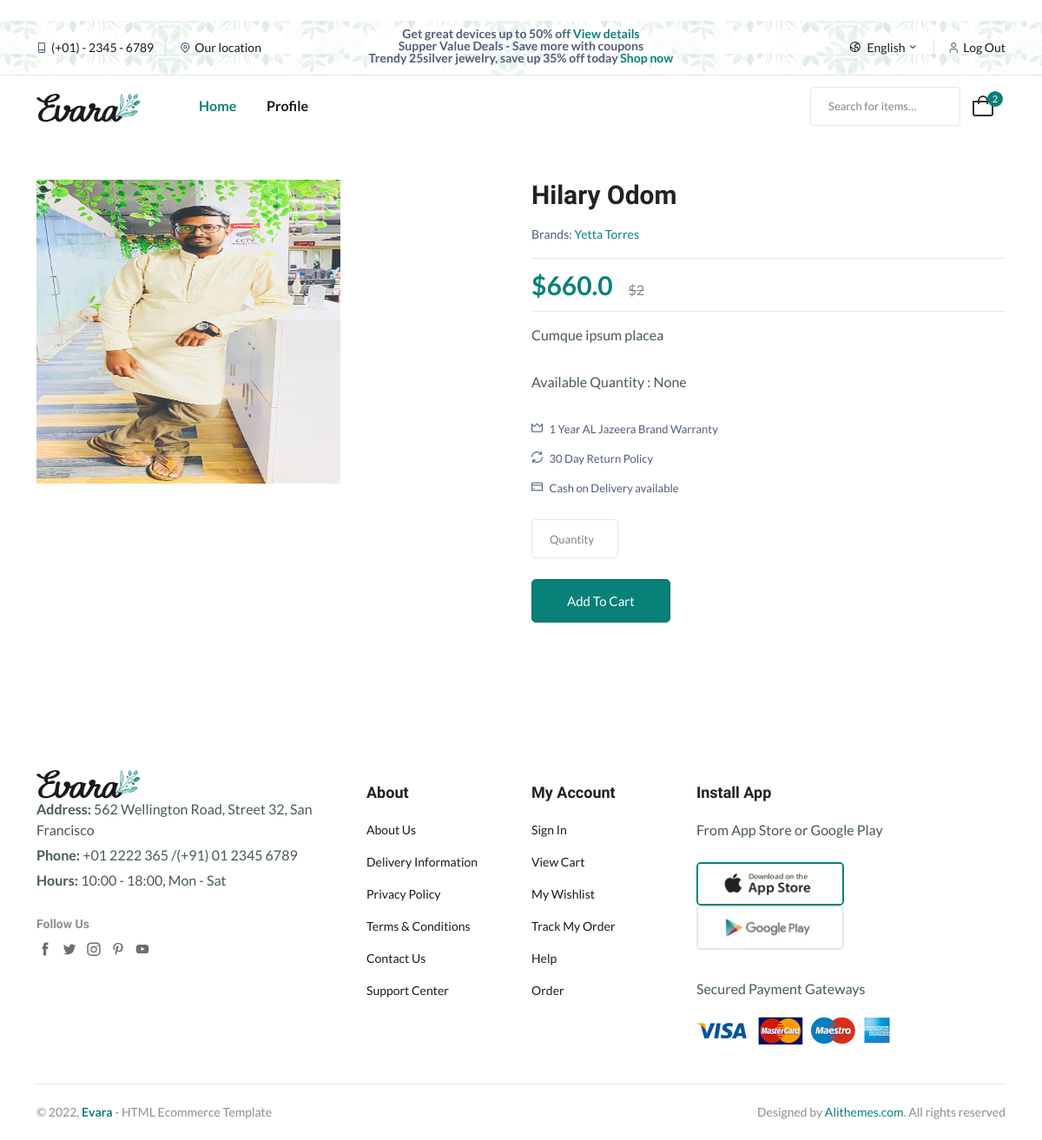
Page /product/product_details/22/ (signed in) on the committed database.
### Product/models.py (models this page shows, shortened)
class Product(models.Model):
    name = models.CharField(max_length=15)
    pic = models.ImageField(upload_to='Prod_pic/', null=True, blank=True)
    catagory = models.ForeignKey(Catagory, on_delete=models.CASCADE)
    description = models.TextField()
    price = models.FloatField()
    stock = models.PositiveIntegerField()
    discount_price = models.PositiveIntegerField()
    quantity = models.PositiveIntegerField(null=True, blank=True)

class Catagory(models.Model):
    name = models.CharField(max_length=15)
    def __str__(self):
        return str(self.name)

### Product/views.py (the view, shortened to what this page needs)
# urls.py: path('product_details/<int:id>/', product_details, name='product_details'),
def product_details(request, id):
    user = request.user
    if user.is_authenticated:
        cart_obj = Cart.objects.filter(user=request.user)
        cart_len = len(cart_obj)
    prod = Product.objects.get(id=id)
    qun1 = request.GET.get('quantity')
    return render(request, 'Product/shop-product-full.html', locals())

### Templates/Product/shop-product-full.html (shortened to what this page needs)
﻿{% extends 'base.html' %}
{% load static %}
{% block body %}
<main class="main">
    <section class="mt-50 mb-50">
        <div class="container">
            <div class="row">
                <div class="col-lg-12">
                    <div class="product-detail accordion-detail">
                        <div class="row mb-50">
                            <div class="col-md-6 col-sm-12 col-xs-12">
                                <div class="detail-gallery">
                                    <div class="product-image-slider">
                                        <figure class="border-radius-10">
                                            <img src="{{prod.pic.url}}" alt="product image" height="350px"
                                                 width="350px">
                                        </figure>
                                    </div>
                                </div>
                            </div>
                            <div class="col-md-6 col-sm-12 col-xs-12">
                                <div class="detail-info">
                                    <form method="get">
                                        <h2 class="title-detail">{{prod.name}}</h2>
                                        <div class="product-detail-rating">
                                            <div class="pro-details-brand">
                                                <span> Brands: <a
                                                        href="shop-grid-right.html">{{prod.catagory}}</a></span>
                                            </div>
                                        </div>
                                        <div class="clearfix product-price-cover">
                                            <div class="product-price primary-color float-left">
                                                <ins><span class="text-brand">${{prod.price}}</span></ins>
                                                <ins><span
                                                        class="old-price font-md ml-15">${{prod.discount_price}}</span>
                                                </ins>
                                            </div>
                                        </div>
                                        <div class="short-desc mb-30">
                                            <p>{{prod.description}}</p>
                                        </div>
                                        <div class="short-desc mb-30">
                                            <p>Available Quantity : {{prod.quantity}}</p>
                                        </div>
                                        <div class="product_sort_info font-xs mb-30">
                                            <ul>
                                                <li class="mb-10"><i class="fi-rs-crown mr-5"></i> 1 Year AL Jazeera
                                                    Brand Warranty
                                                </li>
                                                <li class="mb-10"><i class="fi-rs-refresh mr-5"></i> 30 Day Return
                                                    Policy
                                                </li>
                                                <li><i class="fi-rs-credit-card mr-5"></i> Cash on Delivery available
                                                </li>
                                            </ul>
                                            <br>
                                            <input style="width:100px" type="text" required="" name="quantity"
                                                   placeholder="Quantity">
                                            <br>
                                            <br>
                                            <button type="submit">Add To Cart</button>
                                        </div>
                                    </form>
                                </div>
                            </div>
                        </div>
                    </div>
                </div>
            </div>
        </div>
    </section>
</main>
{% endblock %}

### rows in the picture
Product: pic (picture), name "Hilary Odom", catagory "Yetta Torres", price "660.0", discount_price "2", description "Cumque ipsum placea", quantity "None"

### other values in the picture
{{ cart_len }} "2"
